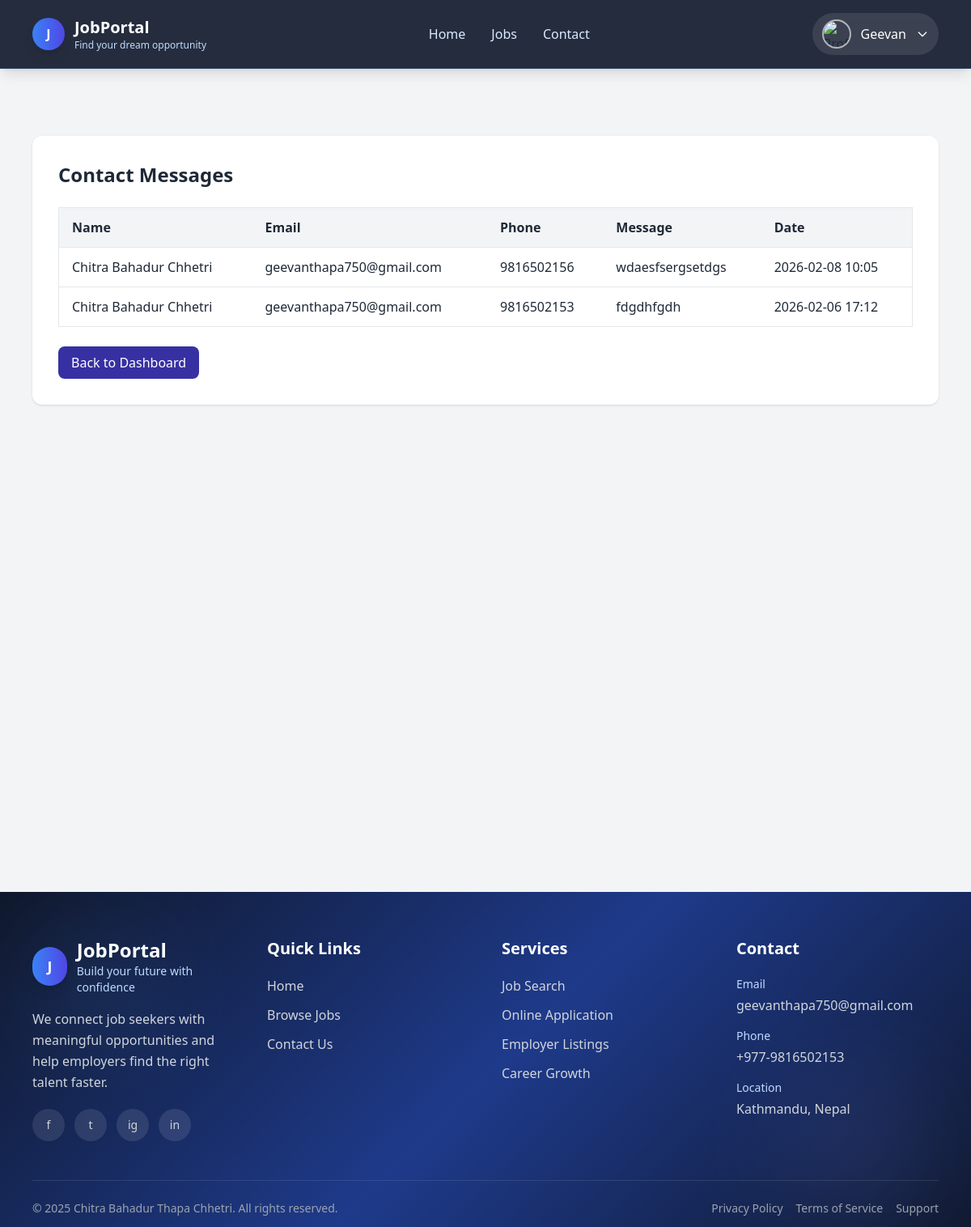
The app's page /dashboard/admin/messages/ (signed in) with its own data.
### jobs/models.py (models this page shows, shortened)
class ContactMessage(models.Model):
    name = models.CharField(max_length=100)
    email = models.EmailField()
    phone = models.CharField(max_length=20, blank=True)
    message = models.TextField()
    created_at = models.DateTimeField(auto_now_add=True)

### jobs/views.py (the view)
# urls.py: path("dashboard/admin/messages/", views.messages_list, name="admin_messages"),
@staff_member_required
def messages_list(request):
    messages_obj = ContactMessage.objects.all().order_by("-created_at")
    return render(request, "jobs/admin/message.html", {"messages": messages_obj})

### jobs/context_processors.py (called while the page is built)
def user_profile(request):
    if request.user.is_authenticated:
        profile, _ = Profile.objects.get_or_create(user=request.user)
        return {'profile': profile}
    return {}

### jobs/templates/jobs/admin/message.html (shortened to what this page needs)
{% extends "jobs/base.html" %}
{% block content %}
<div class="w-full px-4 sm:px-6 lg:px-10 xl:px-12 py-10">
    <div class="w-full bg-white p-6 sm:p-8 rounded-xl shadow">
        <h1 class="text-2xl font-bold mb-6">Contact Messages</h1>
        {% if messages %}
        <div class="overflow-x-auto">
            <table class="w-full border border-gray-200">
                <thead class="bg-gray-100">
                    <tr>
                        <th class="px-4 py-3 text-left">Name</th>
                        <th class="px-4 py-3 text-left">Email</th>
                        <th class="px-4 py-3 text-left">Phone</th>
                        <th class="px-4 py-3 text-left">Message</th>
                        <th class="px-4 py-3 text-left">Date</th>
                    </tr>
                </thead>
                <tbody>
                    {% for msg in messages %}
                    <tr class="border-t">
                        <td class="px-4 py-3">{{ msg.name }}</td>
                        <td class="px-4 py-3 break-all">{{ msg.email }}</td>
                        <td class="px-4 py-3">{{ msg.phone|default:"-" }}</td>
                        <td class="px-4 py-3">{{ msg.message }}</td>
                        <td class="px-4 py-3 whitespace-nowrap">{{ msg.created_at|date:"Y-m-d H:i" }}</td>
                    </tr>
                    {% endfor %}
                </tbody>
            </table>
        </div>
        {% else %}
            <p class="text-gray-500">No messages found.</p>
        {% endif %}
        <div class="mt-6">
            <a href="{% url 'admin_dashboard' %}" class="inline-block px-4 py-2 bg-indigo-800 text-white rounded-lg hover:bg-indigo-700">
                Back to Dashboard
            </a>
        </div>
    </div>
</div>
{% endblock %}

### jobs/templates/jobs/base.html (shortened to what this page needs)
<!doctype html>
<html lang="en">
  <head>
    <script src="https://cdn.tailwindcss.com"></script>
  </head>
  <body class="bg-gray-100 text-gray-800 overflow-x-hidden">
    <nav
      x-data="{ isOpen: false, profileOpen: false }"
      class="fixed top-0 left-0 w-full z-50 border-b border-blue-400/20 nav-glass shadow-lg"
    >
      <div class="w-full px-4 sm:px-6 lg:px-10 xl:px-12">
        <div class="flex items-center justify-between py-4">
          <a href="{% url 'home' %}" class="flex items-center gap-3">
            <div class="w-10 h-10 rounded-full bg-gradient-to-r from-blue-500 to-indigo-600 flex items-center justify-center text-white font-bold shadow-lg">
              J
            </div>
            <div>
              <h1 class="text-lg sm:text-xl font-bold text-white leading-tight">JobPortal</h1>
              <p class="text-xs text-blue-200 hidden sm:block">Find your dream opportunity</p>
            </div>
          </a>
          <div class="hidden md:flex items-center space-x-8">
            <a href="{% url 'home' %}" class="text-blue-100 hover:text-white font-medium transition">Home</a>
            <a href="{% url 'job_list' %}" class="text-blue-100 hover:text-white font-medium transition">Jobs</a>
            <a href="{% url 'contact' %}" class="text-blue-100 hover:text-white font-medium transition">Contact</a>
          </div>
          <div class="flex items-center gap-3 sm:gap-4">
            {% if user.is_authenticated %}
            <div class="relative">
              <button
                @click="profileOpen = !profileOpen"
                class="flex items-center gap-2 sm:gap-3 focus:outline-none bg-white/10 hover:bg-white/20 px-2 sm:px-3 py-2 rounded-full transition"
              >
                <img
                  src="{% if profile and profile.photo %}{{ profile.photo.url }}{% else %}https://ui-avatars.com/api/?name={{ user.get_full_name|default:user.username }}{% endif %}"
                  class="w-9 h-9 rounded-full object-cover border-2 border-white/60"
                  alt="Profile"
                />
                <span class="hidden sm:inline text-white font-medium max-w-[120px] truncate">
                  {{ user.first_name|default:user.username }}
                </span>
                <svg class="w-4 h-4 text-white hidden sm:block" fill="none" stroke="currentColor" viewBox="0 0 24 24">
                  <path stroke-linecap="round" stroke-linejoin="round" stroke-width="2" d="M19 9l-7 7-7-7"></path>
                </svg>
              </button>
            </div>
            {% endif %}
          </div>
        </div>
      </div>
    </nav>
    <main class="w-full mt-28 sm:mt-32 min-h-[60vh]">
      {% block content %}{% endblock %}
    </main>
    <footer class="footer-gradient text-gray-300 mt-16 relative overflow-hidden">
      <div class="absolute inset-0 opacity-10">
        <div class="absolute top-10 left-10 w-40 h-40 bg-blue-400 rounded-full blur-3xl"></div>
        <div class="absolute bottom-10 right-10 w-52 h-52 bg-indigo-400 rounded-full blur-3xl"></div>
      </div>
      <div class="relative w-full px-4 sm:px-6 lg:px-10 xl:px-12 py-14">
        <div class="grid grid-cols-1 sm:grid-cols-2 lg:grid-cols-4 gap-10">
          <div class="sm:col-span-2 lg:col-span-1">
            <div class="flex items-center gap-3 mb-4">
              <div class="w-12 h-12 rounded-full bg-gradient-to-r from-blue-500 to-indigo-600 flex items-center justify-center text-white font-bold text-lg shadow-lg">
                J
              </div>
              <div>
                <h2 class="text-2xl font-bold text-white">JobPortal</h2>
                <p class="text-sm text-blue-200">Build your future with confidence</p>
              </div>
            </div>
            <p class="text-gray-300 leading-relaxed mb-5">
              We connect job seekers with meaningful opportunities and help employers find the right talent faster.
            </p>
            <div class="flex items-center gap-3">
              <a href="#" class="social-icon w-10 h-10 rounded-full bg-white/10 hover:bg-blue-600 flex items-center justify-center">
                <span class="text-sm">f</span>
              </a>
              <a href="#" class="social-icon w-10 h-10 rounded-full bg-white/10 hover:bg-sky-500 flex items-center justify-center">
                <span class="text-sm">t</span>
              </a>
              <a href="#" class="social-icon w-10 h-10 rounded-full bg-white/10 hover:bg-pink-600 flex items-center justify-center">
                <span class="text-sm">ig</span>
              </a>
              <a href="#" class="social-icon w-10 h-10 rounded-full bg-white/10 hover:bg-blue-700 flex items-center justify-center">
                <span class="text-sm">in</span>
              </a>
            </div>
          </div>
          <div>
            <h3 class="text-xl font-semibold text-white mb-5">Quick Links</h3>
            <ul class="space-y-3">
              <li><a href="{% url 'home' %}" class="footer-link text-gray-300 hover:text-white inline-block">Home</a></li>
              <li><a href="{% url 'job_list' %}" class="footer-link text-gray-300 hover:text-white inline-block">Browse Jobs</a></li>
              <li><a href="{% url 'contact' %}" class="footer-link text-gray-300 hover:text-white inline-block">Contact Us</a></li>
            </ul>
          </div>
          <div>
            <h3 class="text-xl font-semibold text-white mb-5">Services</h3>
            <ul class="space-y-3">
              <li class="text-gray-300">Job Search</li>
              <li class="text-gray-300">Online Application</li>
              <li class="text-gray-300">Employer Listings</li>
              <li class="text-gray-300">Career Growth</li>
            </ul>
          </div>
          <div>
            <h3 class="text-xl font-semibold text-white mb-5">Contact</h3>
            <div class="space-y-4">
              <div>
                <p class="text-sm text-blue-200 mb-1">Email</p>
                <p class="text-gray-300 break-all">geevanthapa750@gmail.com</p>
              </div>
              <div>
                <p class="text-sm text-blue-200 mb-1">Phone</p>
                <p class="text-gray-300">+977-9816502153</p>
              </div>
              <div>
                <p class="text-sm text-blue-200 mb-1">Location</p>
                <p class="text-gray-300">Kathmandu, Nepal</p>
              </div>
            </div>
          </div>
        </div>
        <div class="border-t border-white/10 mt-12 pt-6 flex flex-col md:flex-row items-center justify-between gap-4 text-sm text-gray-400">
          <p class="text-center md:text-left">
            &copy; 2025 Chitra Bahadur Thapa Chhetri. All rights reserved.
          </p>
          <div class="flex flex-wrap justify-center gap-4">
            <a href="#" class="hover:text-white transition">Privacy Policy</a>
            <a href="#" class="hover:text-white transition">Terms of Service</a>
            <a href="#" class="hover:text-white transition">Support</a>
          </div>
        </div>
      </div>
    </footer>
  </body>
</html>

### jobs/templates/jobs/base.html (style rules this page uses)
html { scroll-behavior: smooth; }
body { min-height: 100vh; margin: 0; padding: 0; }
.footer-gradient { background: linear-gradient(135deg, #0f172a 0%, #1e3a8a 50%, #0f172a 100%); }
.nav-glass { background: rgba(15, 23, 42, 0.9); backdrop-filter: blur(14px); }
.footer-link { transition: all 0.3s ease; }
.social-icon { transition: all 0.3s ease; }

### records on screen
ContactMessage: name "Chitra Bahadur Chhetri", email "geevanthapa750@gmail.com", phone "9816502156", message "wdaesfsergsetdgs", created_at "2026-02-08 10:05"
ContactMessage: name "Chitra Bahadur Chhetri", email "geevanthapa750@gmail.com", phone "9816502153", message "fdgdhfgdh", created_at "2026-02-06 17:12"

### other values on screen
{{ user.first_name|default:user.username }} "Geevan"
